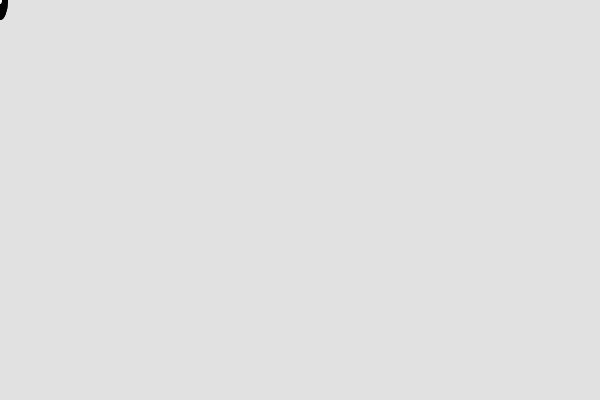
Frame 1 (no input)
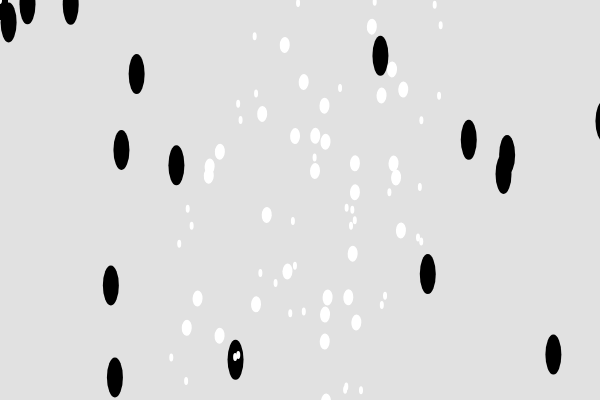
Frame 60 (no input)
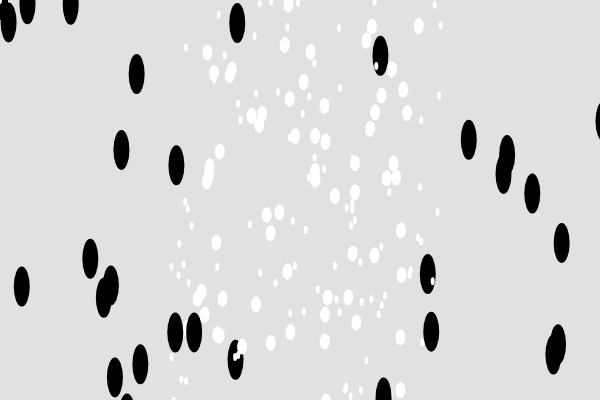
Frame 120 (the mouse pressed at the canvas centre since frame 60)

The p5.js sketch that drew these frames (run headless with seeded random() and noise() and a simulated clock; from frame 60 on, the mouse is pressed at the canvas centre):

// p5.js sketch
// ── sketch.js

//based on Wall Drawing 1186

    let dotx1 = 0
    let doty1 = 0
    let dotx2 = 0
    let doty2 = 0
    let dotx3 = 0
    let doty3 = 0
    let dotx4 = 0
    let doty4 = 0

    function setup() {
      createCanvas(600, 400);
      background(225);
      
    }
    
    function draw() {
      
      push ();
      scale (4)
      noStroke(0);
      fill (0);
      ellipse (dotx1, doty1, 4, 10);
      dotx1 = random(0,63);
      doty1 = random (0, width);
      pop ();

      push ();
      noStroke(0);
      fill (255)
      rotate (0.05);
      ellipse (dotx2, doty2, 10, 16);
      dotx2 = random(200,420);
      doty2 = random (-10, 700);
      pop ();

      push ();
      scale (4)
      noStroke(0);
      fill (0);
      ellipse (dotx3, doty3, 4, 10);
      dotx3 = random(90,200);
      doty3 = random (0, width);
      pop ();

      noStroke(0);
      fill (255)
      ellipse (dotx4, doty4, 4, 8);
      dotx4 = random(170,450);
      doty4 = random (0, width);
      
      frameRate (1000);
    
    
    }

    
    
